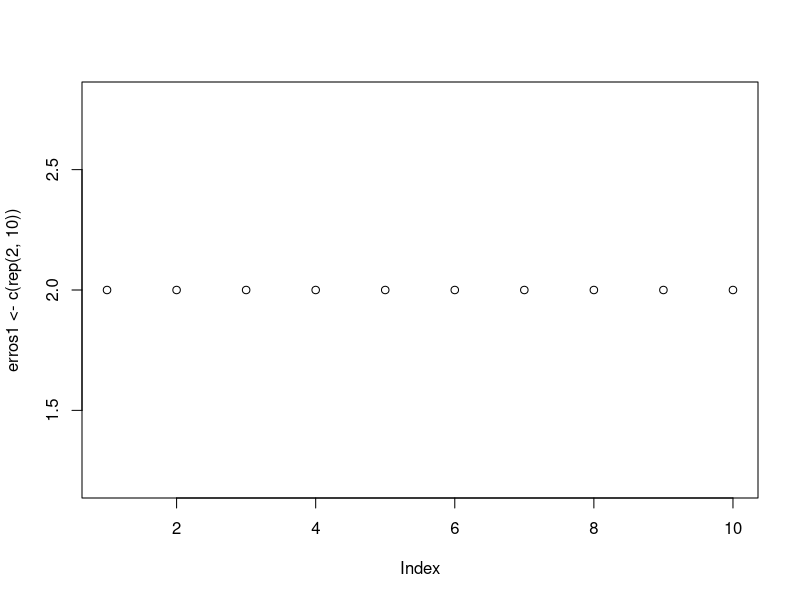
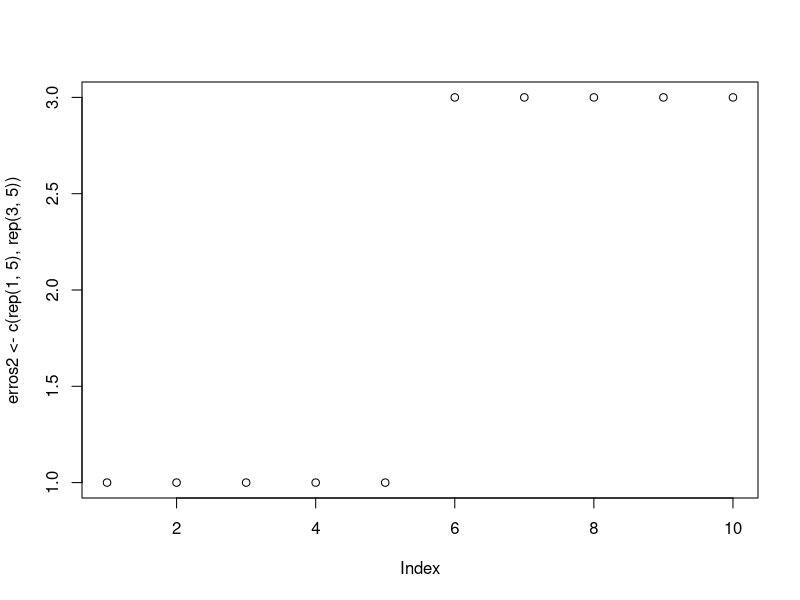
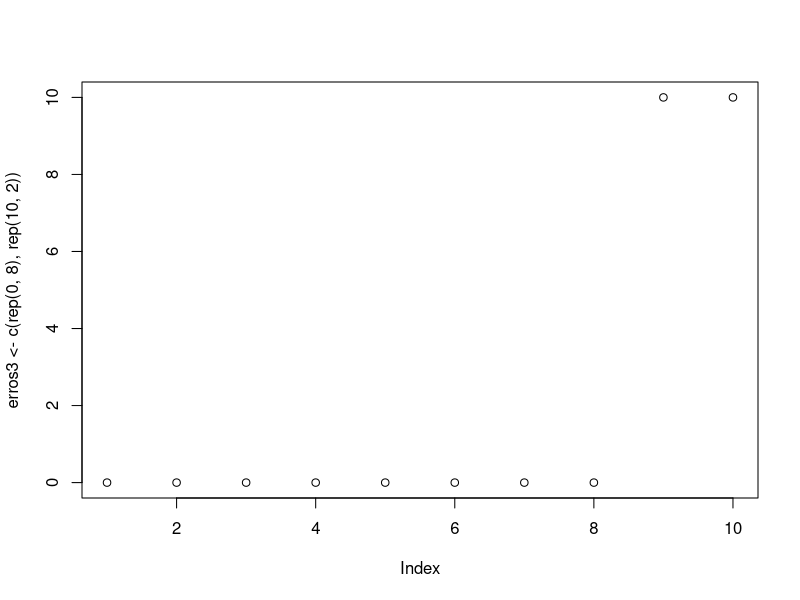

These figures' R source, in order: (Note: this script raises an error after producing the figures.)
# MAE = Mean absolute erro (Erro médio absoluto) - Média dos módulos dos resíduos
# RMSE = Root Mean Squared Error (Raiz quadrada do erro-médio) - Média da raiz quadrada do quadrado do resíduo
  # Semelhanças
    # Mesma escala da variável de interesse
    # Quanto menor melhor (orientadas negativamente)
  # Diferenças
    # RMSE capta melhor a variância dos erros
    # MAE é mais simples de interpretar 

plot(erros1 <- c(rep(2,10)))
plot(erros2 <- c(rep(1,5), rep(3,5)))
plot(erros3 <- c(rep(0,8), rep(10,2)))
lista_erros <- matrix(c(sum(erros1)/10,sum(erros2)/10, sum(erros3)/10, sqrt(sum(erros1^2)/10), sqrt(sum(erros2^2)/10), sqrt(sum(erros3^2)/10)), ncol = 2, dimnames = list(c('Erros 1', 'Erros 2', 'Erros 3'), c('MAE', 'RMSE')))
lista_erros

# Rsquared ou R² = Coeficiente de Determinação - quantidade da variância que é explicada pelo modelo. 
  # Varia entre 0 e 1
  # Quanto maior melhor (orientada positivamente)

melhor_modelo <- resamples(list(LM = ENEM_LM, RPART = ENEM_RPART, RF = ENEM_RF, ADABOOST = ENEM_ADA))
melhor_modelo

summary(melhor_modelo)
